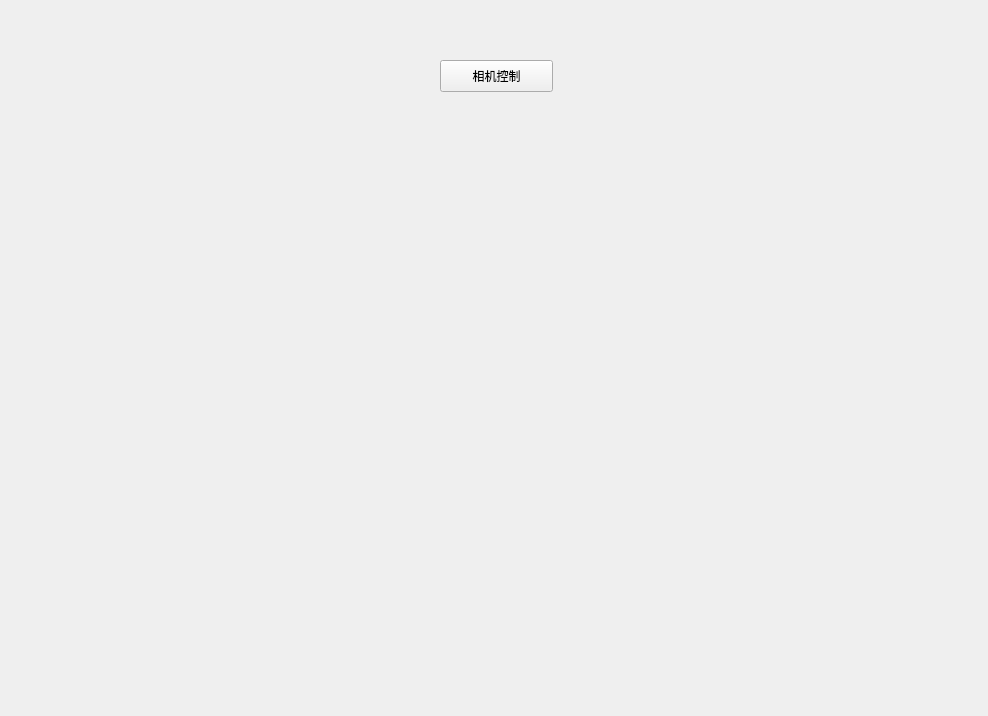
<?xml version="1.0" encoding="UTF-8"?>
<ui version="4.0">
 <class>Form</class>
 <widget class="QWidget" name="Form">
  <property name="geometry">
   <rect>
    <x>0</x>
    <y>0</y>
    <width>988</width>
    <height>716</height>
   </rect>
  </property>
  <property name="windowTitle">
   <string>Form</string>
  </property>
  <widget class="QPushButton" name="pushButton">
   <property name="geometry">
    <rect>
     <x>440</x>
     <y>60</y>
     <width>113</width>
     <height>32</height>
    </rect>
   </property>
   <property name="text">
    <string>相机控制</string>
   </property>
  </widget>
 </widget>
 <resources/>
 <connections/>
</ui>
